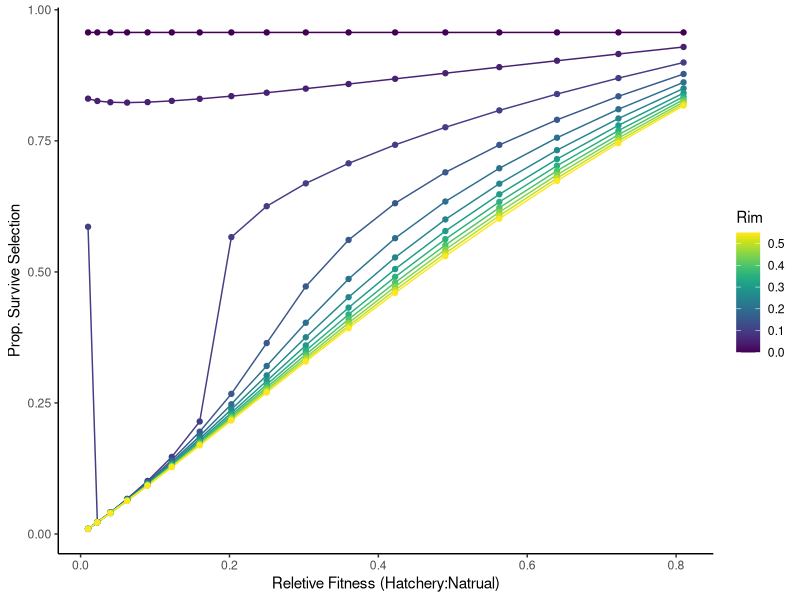
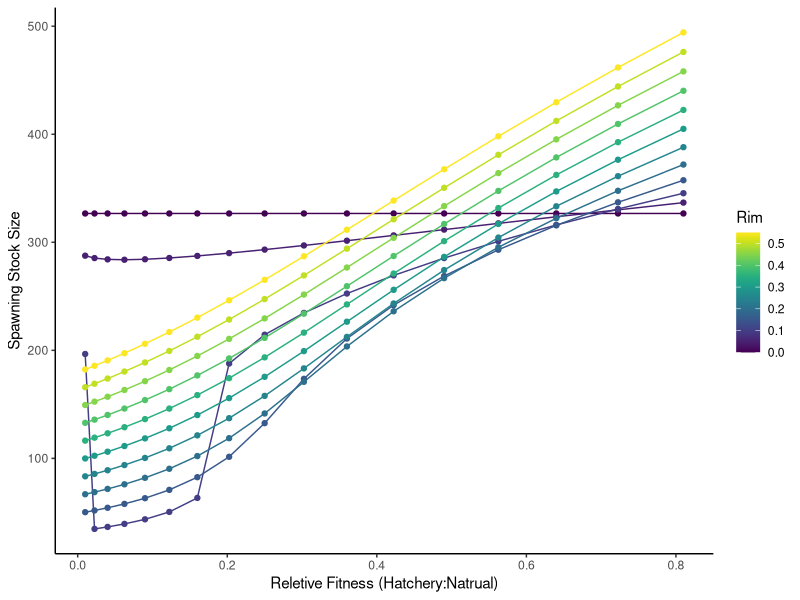
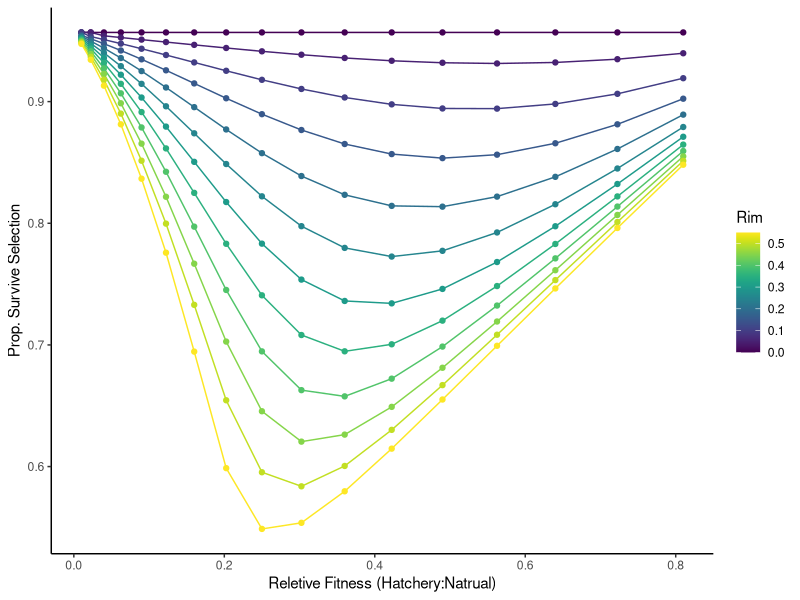
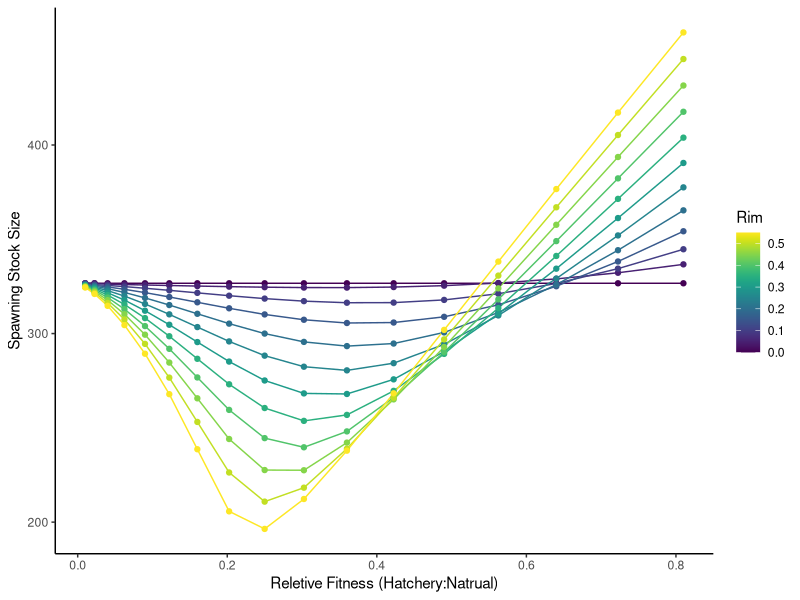
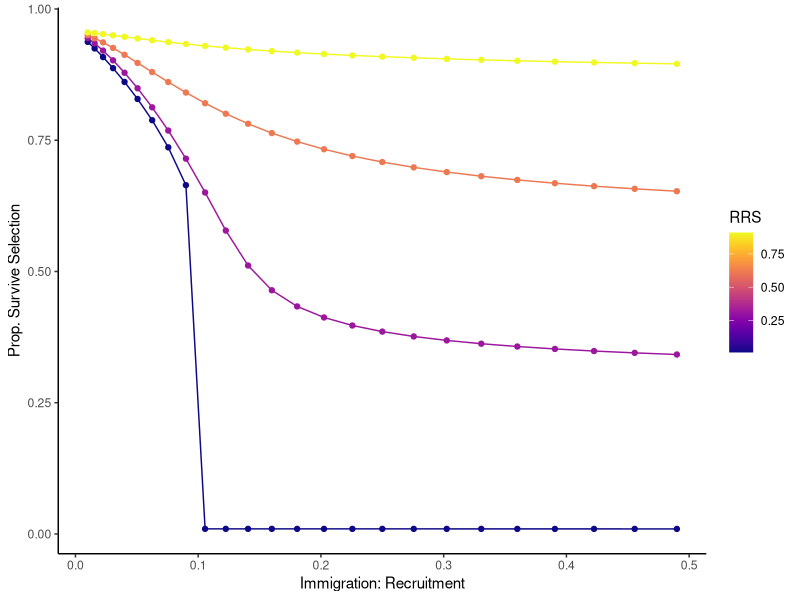
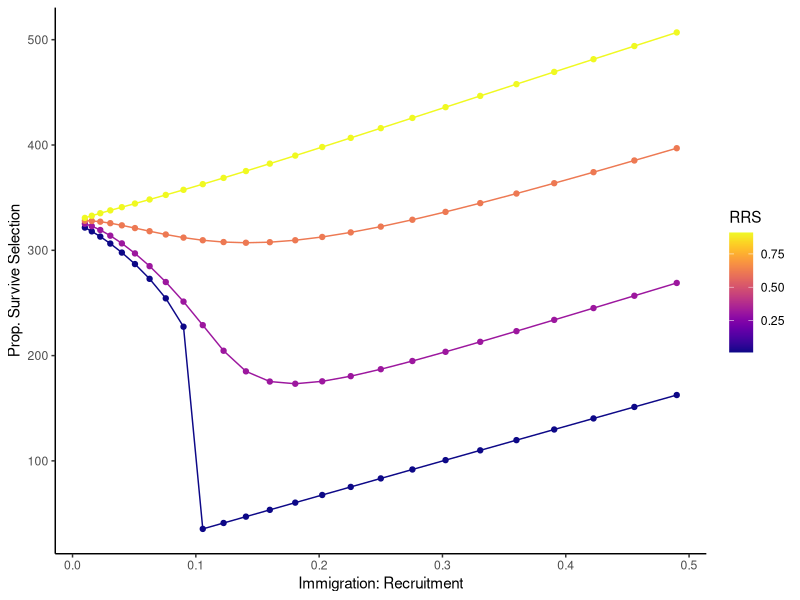
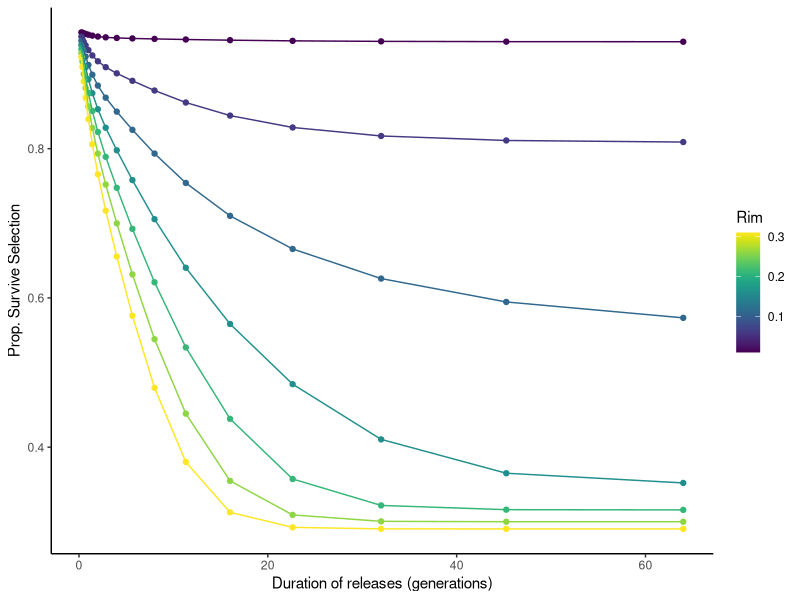
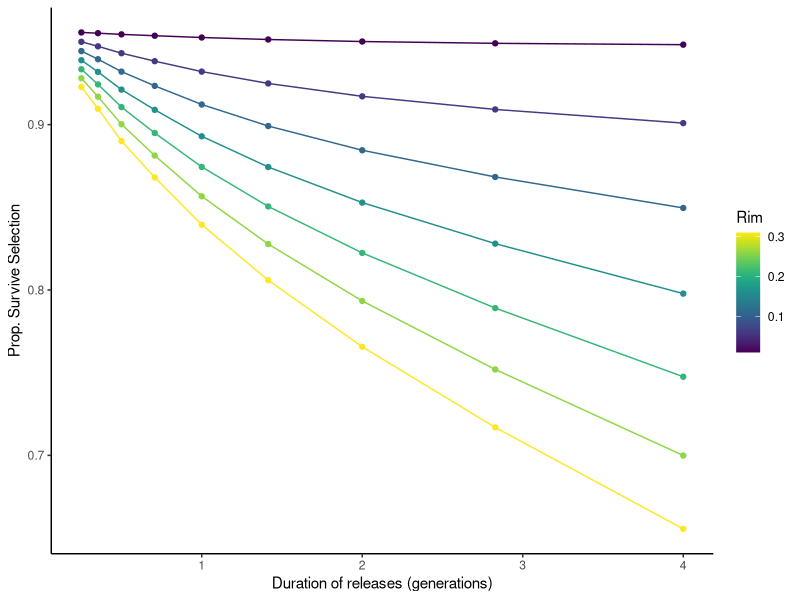

R code for these plots, in order: (Note: this script raises an error after producing the figures.)
library(ggplot2)
library(dplyr)
library(reshape2)
library(viridis)
setwd("~/github/domestication_selection_model/New")

#######################################################
##### make plots for effect of RRS at equilibrium #####
#######################################################

# check axis values match those used in figures.jl
# fitness for DSI
dat <- read.csv("data/Fitness_RSSByPim_s01.csv")

Rim <- seq(0.0,0.55,0.05)
RRS <- seq(0.1,0.9,0.05)^2
dat <- rbind(as.numeric(substr(names(dat),2,nchar(names(dat))-7)), dat)
dat$Rim <- Rim
names(dat) <- c(RRS, "Rim")

dat_long <- dat%>%melt(id.var = "Rim")
dat_long$RRS <- as.numeric(as.character(dat_long$variable))

ggplot(dat_long, aes(x = RRS, y = value, color = Rim, group = as.factor(Rim)))+
  geom_line()+
  geom_point()+
  scale_color_viridis()+
  theme_classic()+
  xlab("Reletive Fitness (Hatchery:Natrual)")+
  ylab("Prop. Survive Selection")

ggsave("figures/RRS_fitness_eq_DSI.png",
       height = 4.0,
       width = 5.0)
# Abundance for DSI
dat <- read.csv("data/Abundance_RSSByPim_s01.csv")

dat <- rbind(as.numeric(substr(names(dat),2,nchar(names(dat))-7)), dat)
dat$Rim <- Rim
names(dat) <- c(RRS, "Rim")

dat_long <- dat%>%melt(id.var = "Rim")
dat_long$RRS <- as.numeric(as.character(dat_long$variable))

ggplot(dat_long, aes(x = RRS, y = value, color = Rim, group = as.factor(Rim)))+
  geom_line()+
  geom_point()+
  scale_color_viridis()+
  theme_classic()+
  xlab("Reletive Fitness (Hatchery:Natrual)")+
  ylab("Spawning Stock Size")

ggsave("figures/RRS_abundance_eq_DSI.png",
       height = 4.0,
       width = 5.0)

# fitness for DIS
dat <- read.csv("data/Fitness_RSSByPim_s01_DIS.csv")

dat <- rbind(as.numeric(substr(names(dat),2,nchar(names(dat))-7)), dat)
dat$Rim <- Rim
names(dat) <- c(RRS, "Rim")

dat_long <- dat%>%melt(id.var = "Rim")
dat_long$RRS <- as.numeric(as.character(dat_long$variable))

ggplot(dat_long, aes(x = RRS, y = value, color = Rim, group = as.factor(Rim)))+
  geom_line()+
  geom_point()+
  scale_color_viridis()+
  theme_classic()+
  xlab("Reletive Fitness (Hatchery:Natrual)")+
  ylab("Prop. Survive Selection")

ggsave("figures/RRS_fitness_eq_DIS.png",
       height = 4.0,
       width = 5.0)



# Abundance for DIS
dat <- read.csv("data/Abundance_RSSByPim_s01_DIS.csv")

dat <- rbind(as.numeric(substr(names(dat),2,nchar(names(dat))-7)), dat)
dat$Rim <- Rim
names(dat) <- c(RRS, "Rim")

dat_long <- dat%>%melt(id.var = "Rim")
dat_long$RRS <- as.numeric(as.character(dat_long$variable))

ggplot(dat_long, aes(x = RRS, y = value, color = Rim, group = as.factor(Rim)))+
  geom_line()+
  geom_point()+
  scale_color_viridis()+
  theme_classic()+
  xlab("Reletive Fitness (Hatchery:Natrual)")+
  ylab("Spawning Stock Size")

ggsave("figures/RRS_abundance_eq_DIS.png",
       height = 4.0,
       width = 5.0)



#########################################
##### make plots for ratchet effect #####
#########################################


dat <- read.csv("data/Fitness_pimByRSS_s01.csv")
Rim = seq(0.1,0.7,0.025)^2
RRS = seq(0.01,0.91,0.3)

dat <- rbind(as.numeric(substr(names(dat),2,nchar(names(dat))-7)), dat)
dat$Rim <- Rim
names(dat) <- c(RRS, "Rim")


dat_long <- dat%>%melt(id.var = "Rim")
dat_long$RRS <- as.numeric(as.character(dat_long$variable))

ggplot(dat_long, aes(x = Rim, y = value, color = RRS, group = as.factor(RRS)))+
  geom_line()+
  geom_point()+
  scale_color_viridis(option = "plasma")+
  theme_classic()+
  xlab("Immigration: Recruitment")+
  ylab("Prop. Survive Selection")



ggsave("figures/Rim_fitness_eq.png",
       height = 4.0,
       width = 5.0)

## make plot for abundance

dat <- read.csv("data/Abundance_pimByRSS_s01.csv")
Rim = seq(0.1,0.7,0.025)^2
RRS = seq(0.01,0.91,0.3)

dat <- rbind(as.numeric(substr(names(dat),2,nchar(names(dat))-7)), dat)
dat$Rim <- Rim
names(dat) <- c(RRS, "Rim")


dat_long <- dat%>%melt(id.var = "Rim")
dat_long$RRS <- as.numeric(as.character(dat_long$variable))
ggplot(dat_long, aes(x = Rim, y = value, color = RRS, group = as.factor(RRS)))+
  geom_line()+
  geom_point()+
  scale_color_viridis(option = "plasma")+
  theme_classic()+
  xlab("Immigration: Recruitment")+
  ylab("Prop. Survive Selection")



ggsave("figures/Rim_abundance_eq.png",
       height = 4.0,
       width = 5.0)






######################################
##### Effect of program duration #####
######################################



dat <- read.csv("data/Fitness_TimByPim_RRS02.csv")
Rim = seq(0.01,0.31,0.05)
T_ = 2^seq(-2,6,0.5)

dat <- rbind(as.numeric(substr(names(dat),2,nchar(names(dat))-7)), dat)
dat$T_ <- T_
names(dat) <- c(Rim, "T_")


dat_long <- dat%>%melt(id.var = "T_")
dat_long$Rim<- as.numeric(as.character(dat_long$variable))

ggplot(dat_long, aes(x = T_, y = value, color = Rim, group = as.factor(Rim)))+
  geom_point()+
  geom_line()+
  scale_color_viridis()+
  theme_classic()+
  xlab("Duration of releases (generations)")+
  ylab("Prop. Survive Selection")


ggsave("figures/T_fitness_eq.png",
       height = 4.0,
       width = 5.0)




ggplot(dat_long %>% filter(T_ < 5), aes(x = T_, y = value, color = Rim, group = as.factor(Rim)))+
  geom_point()+
  geom_line()+
  scale_color_viridis()+
  theme_classic()+
  xlab("Duration of releases (generations)")+
  ylab("Prop. Survive Selection")


ggsave("figures/T_fitness_eq_zoom.png",
       height = 4.0,
       width = 5.0)



###################################################
##### Effect of program duration on threshold #####
###################################################




dat <- read.csv("data/Fitness_TimByPim_s01_RSS01.csv")


Rim <- seq(0.01,0.81,0.02) 

Tgen =  DemographicParameters.Smyth_2016_T1
T_ <- 2^seq(-2,5,1.0)

dat <- rbind(as.numeric(substr(names(dat),2,nchar(names(dat))-7)), dat)
dat$T_ <- T_
names(dat) <- c(Rim, "T_")


dat_long <- dat%>%melt(id.var = "T_")
dat_long$Rim<- as.numeric(as.character(dat_long$variable))




ggplot(dat_long, aes(x = Rim, y = value, color = T_, group = as.factor(T_)))+
  geom_point()+
  geom_line()+
  scale_color_viridis(option = "cividis", trans = "log")+
  theme_classic()+
  xlab("Duration of releases (generations)")+
  ylab("Prop. Survive Selection")


ggsave("figures/Rim_T_fitness_eq_zoom.png",
       height = 4.0,
       width = 5.0)
